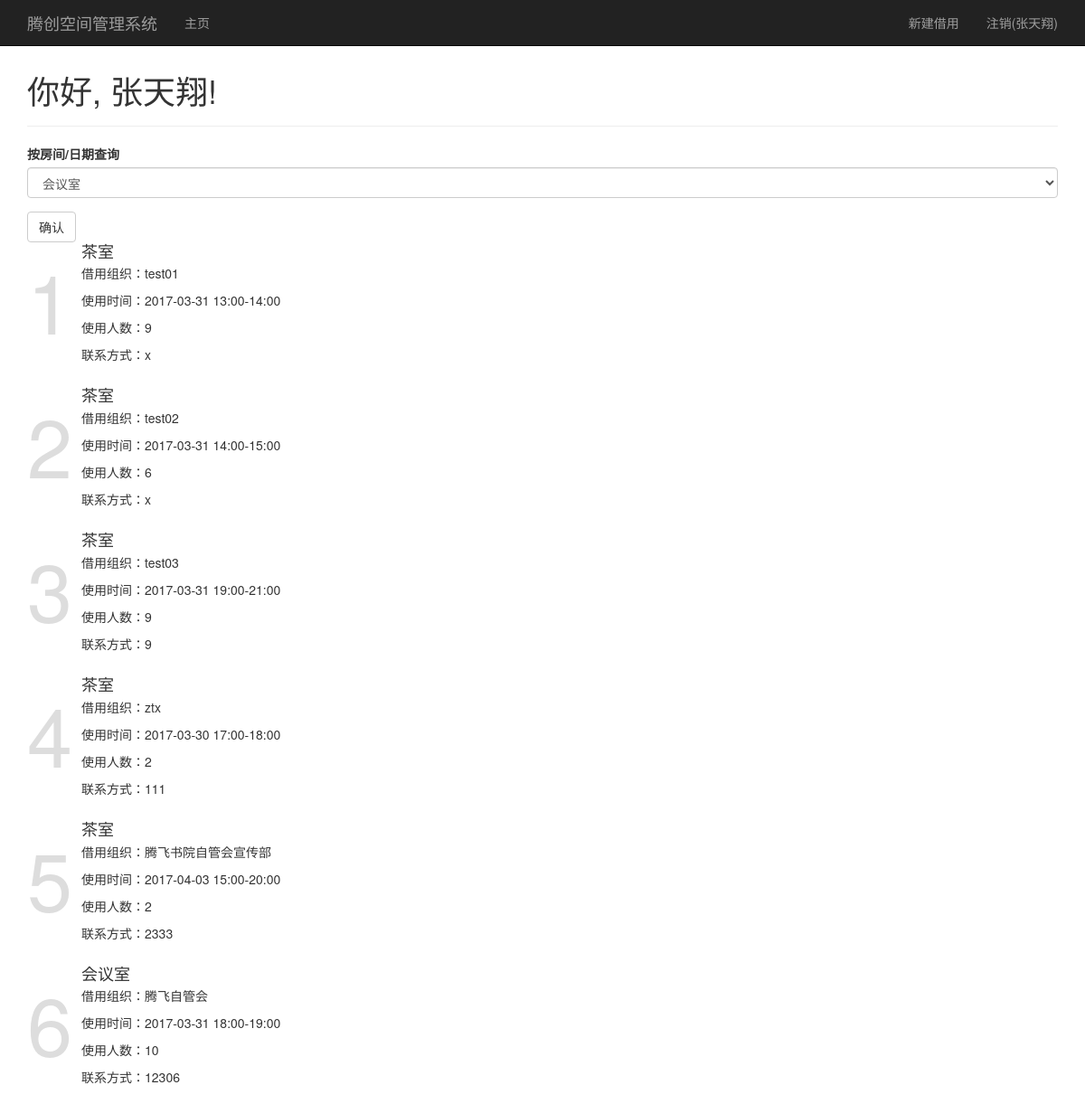
Screenshot of / (signed in) with the database file from the repository.
### app/models.py (models this page shows, shortened)
class User(UserMixin,db.Model):
    __tablename__ = 'users'
    id = db.Column(db.Integer, primary_key=True)
    username = db.Column(db.String(64), unique=True, index=True)
    urpid = db.Column(db.String(64), unique=True, index=True)
    role_id = db.Column(db.Integer, db.ForeignKey('roles.id'))
    password_hash = db.Column(db.String(128))
    commits = db.relationship('Commit', backref='user', lazy='dynamic')
    @property
    def password(self):
        raise AttributeError('你休想得到密码！')

class Agreement(db.Model):
    __tablename__ = 'agreements'
    id = db.Column(db.Integer, primary_key=True)
    enable =db.Column(db.Boolean,default=True)
    org = db.Column(db.String(64), index=True)
    tel = db.Column(db.String(64), index=True)
    number = db.Column(db.Integer,default=10)
    commits = db.relationship('Commit', backref='agreement', lazy='dynamic')
    room_id = db.Column(db.Integer, db.ForeignKey('rooms.id'))
    timeday = db.Column(db.Integer)
    fromtime = db.Column(db.Integer)
    totime = db.Column(db.Integer)

class Room(db.Model):
    __tablename__ = 'rooms'
    id = db.Column(db.Integer, primary_key=True)
    building = db.Column(db.String(10))
    name = db.Column(db.String(20), unique=True)
    agreements = db.relationship('Agreement', backref='room', lazy='dynamic')

### app/main/views.py (the view, shortened to what this page needs)
@main.route('/', methods=['GET', 'POST'])
def index():
    agreements=Agreement.query.all()
    form = QueryForm()
    today = datetime.today()
    event = []
    formdays = []
    theday=today
    for i in range(7):
        formdays.append((i + 7, theday.date()))
        theday += timedelta(1)
    form.select.choices = [(r.id, r.name) for r in Room.query.all()] \
                          + formdays + [(14,"所有借用")]
    days = []
    for i in range(7):
        days.append((today.date(), str(today.date())))
        today += timedelta(1)
    dayL = days[0][1]
    dayR = days[6][1]
    return render_template('index.html',agreements=agreements,query=session.get('query'),form=form,room=session.get('room'),event=event,days=days)

### app/main/forms.py
class QueryForm(FlaskForm):
    select = SelectField('按房间/日期查询', validators=[Required()], coerce=int,choices=[])
    submit = SubmitField('确认')

### app/main/__init__.py (called while the page is built)
@main.app_context_processor
def inject_permissions():
    return dict(Permission=Permission)

### app/models.py (called while the page is built)
@login_manager.user_loader
def load_user(user_id):
    return User.query.get(int(user_id))

### app/templates/index.html (shortened to what this page needs)
{% extends "base.html" %} {% import "bootstrap/wtf.html" as wtf %} {% block head %} {{ super() }}
{% endblock %} {% block title %}腾创空间管理系统{% endblock %} {% block page_content %}
<div class="page-header">
	<h1>
        你好, {% if current_user.is_authenticated %}{{ current_user.username }}{% else %}游客{% endif %}!
    </h1>
</div>
<div class="form">
	{{ wtf.quick_form(form) }}
</div>
{% if query!=None and query=='room'%}
<div class="container">
	<table class="table table-bordered" style="word-wrap: break-word; word-break:break-all;">
		<thead>
			<tr class="wk-daynames">
				<td class="wk-address">
					{{ room }}
				</td>
				{% for i in range(7) %}
				<th class="wk-wklabel">
					<div class="wk-dayname">
						{{ days[i][1] }}
					</div>
				</th>
				{% endfor %}
			</tr>
		</thead>
		<tbody>
			<tr>
				<td class="tb-time-col" valign="middle">
					<div class="tb-time">
						08:00-09:00
					</div>
					<div class="tb-time">
						09:00-10:00
					</div>
					{% for i in range(10,22) %}
					<div class="tb-time">
						{{ i }}:00-{{ i+1 }}:00
					</div>
					{% endfor %}
				</td>
				{% for j in range(7) %}
				<td class="tb-event-col">
					{% for i in event[j] %} {% if i[0] == True %}
					<div class="tb-event tb-used" style="height: {{ 40*(i[1].totime-i[1].fromtime) }}px;">
						{{ i[1].org }}
					</div>
					{% else %}
					<div class="tb-event tb-unused" style="height: {{ i[1]*40 }}px;">
					</div>
					{% endif %} {% endfor %}
				</td>
				{% endfor %}
			</tr>
		</tbody>
	</table>
</div>
{% else %} {% if query!=None and query=='date'%}
<h1>大概从上面的改一改？</h1> {% else %}
<ul class="agreements media-list">
	{% for each in agreements%} {% if each.enable == True %}
	<div class="media">
		<a class="pull-left">
			<div style="font-size:90px; color:#ddd;/*#337ab7*/">
				{{each.id}}
			</div>
		</a>
		<div class="agreement media-body">
			<h4 class="media-heading">
                {{ each.room.name }}
            </h4>
			<p>
				借用组织：{{ each.org }}
			</p>
			<p>
				使用时间：{{ each.timeday }} {{ each.fromtime }}:00-{{ each.totime }}:00
			</p>
			<p>
				使用人数：{{ each.number }}
			</p>
			{% if current_user.is_authenticated %}
			<p>
				联系方式：{{ each.tel }}
			</p>
			{% endif %}
		</div>
	</div>
	{% endif %} {% endfor %}
</ul>
{% endif %} {% endif %} {% endblock %}

### app/templates/base.html (shortened to what this page needs)
{% extends "bootstrap/base.html" %}
{% block head %}
{{ super() }}
{% endblock %}
{% block navbar %}
<div class="navbar navbar-inverse navbar-fixed-top" role="navigation">
    <div class="container">
        <div class="navbar-header">
            <a class="navbar-brand" href="{{ url_for('main.index') }}">腾创空间管理系统</a>
        </div>
        <div class="navbar-collapse collapse">
            <ul class="nav navbar-nav">
                <li><a href="{{ url_for('main.index') }}">主页</a></li>
            </ul>
            <ul class="nav navbar-nav navbar-right">
                {% if current_user.is_authenticated %}
                <li><a href="{{ url_for('commit.add') }}">新建借用</a></li>
                {% endif %}
                {% if current_user.is_authenticated %}
                <li><a href="{{ url_for('log.logout') }}">注销({{current_user.username}})</a></li>
                {% else %}
                <li><a href="{{ url_for('log.login') }}">登陆</a></li>
                {% endif %}
            </ul>
        </div>
    </div>
</div>
{% endblock %}
{% block content %}
<div class="container" style="margin-top: 40px">
    {% block page_content %}{% endblock %}
</div>
{% endblock %}

### rows the page displays
User: username "张天翔"
Agreement: id "1", room.name "茶室", org "test01", timeday "2017-03-31", fromtime "13", totime "14", number "9", tel "x"
Agreement: id "2", room.name "茶室", org "test02", timeday "2017-03-31", fromtime "14", totime "15", number "6", tel "x"
Agreement: id "3", room.name "茶室", org "test03", timeday "2017-03-31", fromtime "19", totime "21", number "9", tel "9"
Agreement: id "4", room.name "茶室", org "ztx", timeday "2017-03-30", fromtime "17", totime "18", number "2", tel "111"
Agreement: id "5", room.name "茶室", org "腾飞书院自管会宣传部", timeday "2017-04-03", fromtime "15", totime "20", number "2", tel "2333"
Agreement: id "6", room.name "会议室", org "腾飞自管会", timeday "2017-03-31", fromtime "18", totime "19", number "10", tel "12306"
